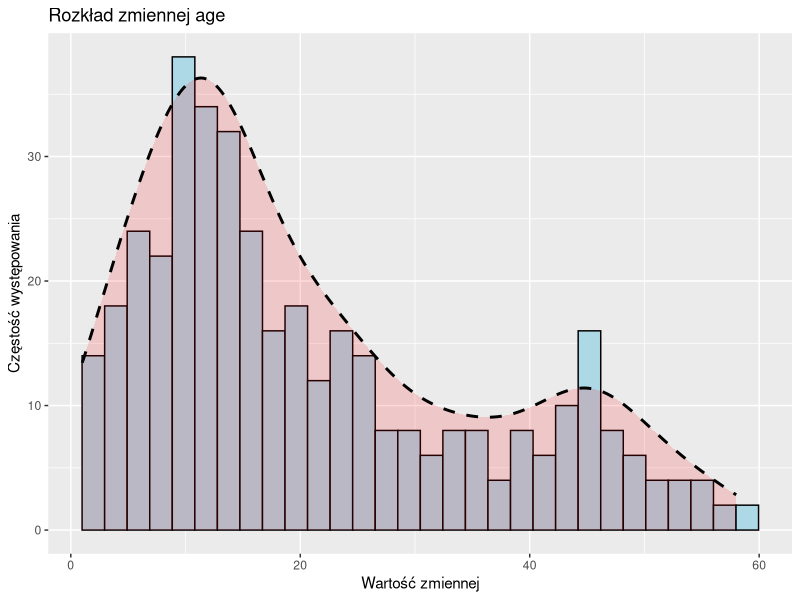
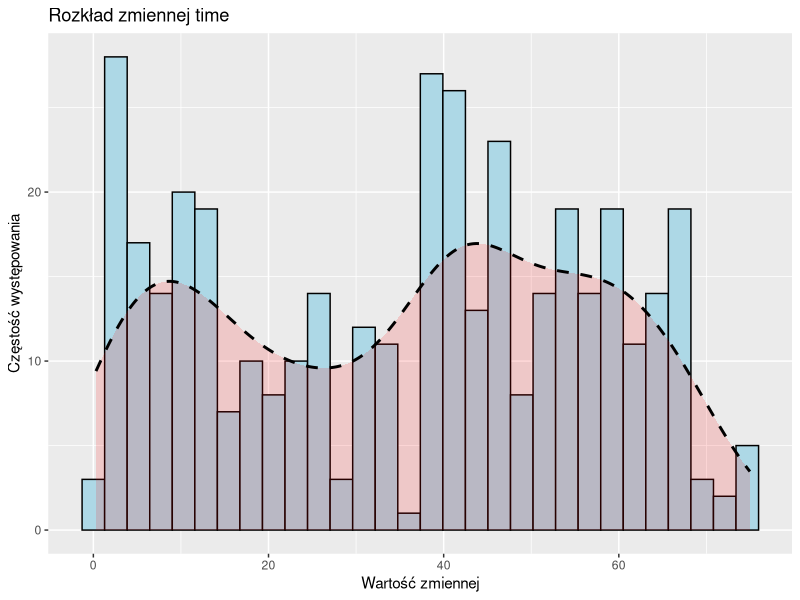
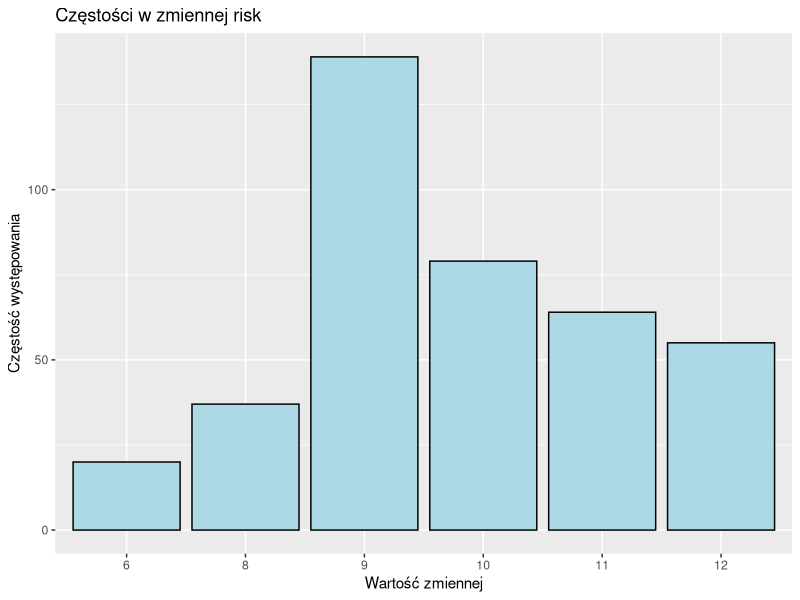
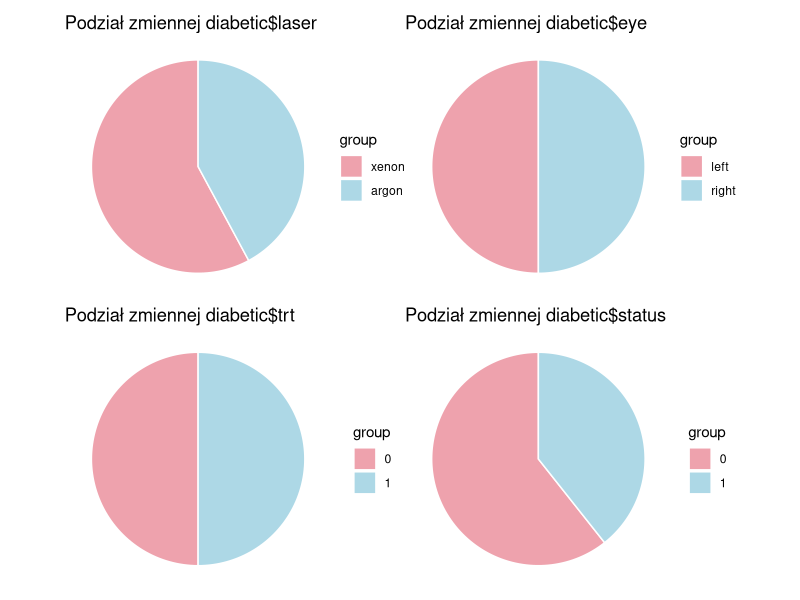
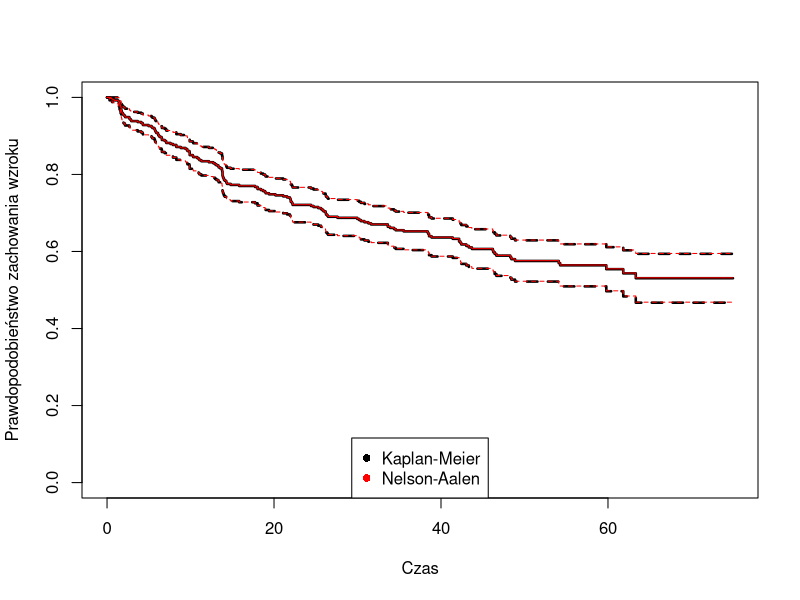
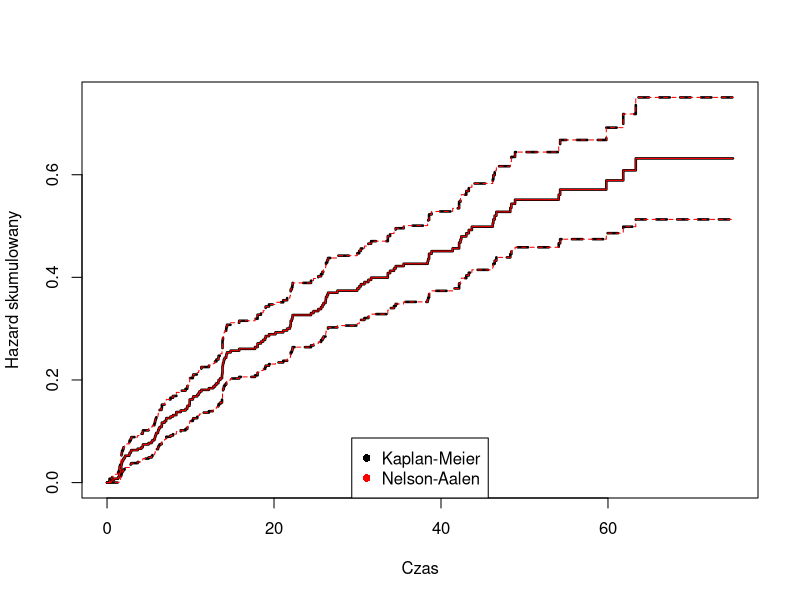
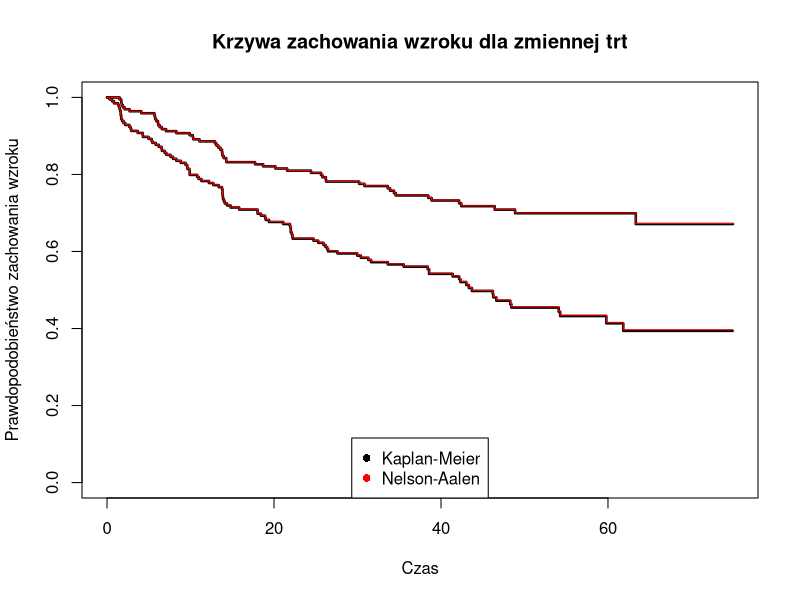
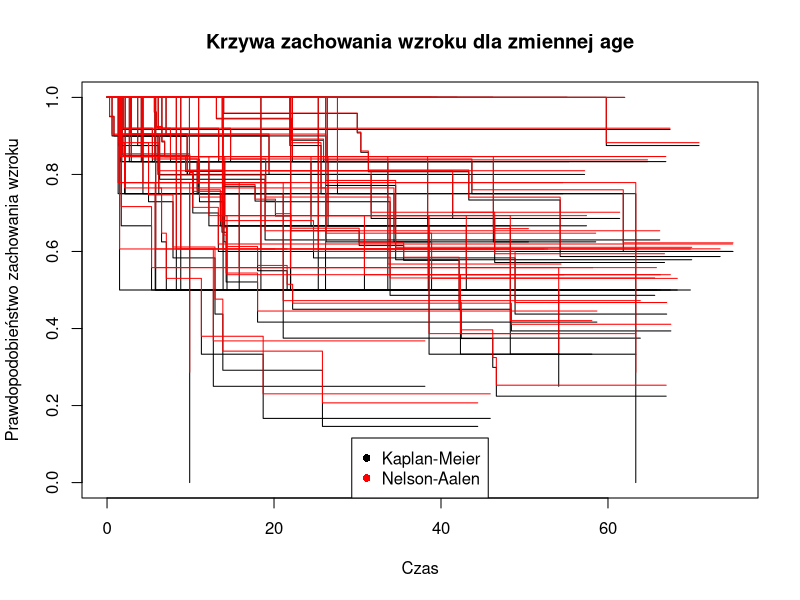

Write R code to recreate these figures, in order.
## ---- chunk 1
knitr::opts_chunk$set(echo = TRUE)
knitr::opts_chunk$set(warning = FALSE)
## ---- chunk 2
library(survival)
library(survMisc)
library(gtools)
library(ggplot2)
library(dplyr)
library(tidyr)
library(patchwork)
library(glue)
library(ggfortify)
## ---- chunk 3
diabetic <- survival::diabetic


summary(diabetic)
## ---- chunk 4

diabetic <- diabetic %>%
  mutate(trt = as.factor(as.character(trt)),
         risk = as.factor(risk),
         status = as.factor(status))

## ---- chunk 5
age <- diabetic %>% dplyr::select(c(age))
df_age <- data.frame(age)

ggplot(df_age, aes(x=age))+
    geom_histogram(colour = 1,
                   fill = "lightblue",
                   bins=30) +
  ggtitle("Rozkład zmiennej age")+
  ylab("Częstość występowania")+
  xlab("Wartość zmiennej")+
  geom_density(aes(y = ..density.. *1000),
               lwd = 1,
               linetype = 2,
               colour= 1,
               fill = 'red',
               alpha = 0.15)

time <- diabetic %>% dplyr::select(c(time))
df_time <- data.frame(time)

ggplot(df_time, aes(x=time))+
    geom_histogram(colour = 1,
                   fill = "lightblue",
                   bins=30) +
  ggtitle("Rozkład zmiennej time")+
  ylab("Częstość występowania")+
  xlab("Wartość zmiennej")+
  geom_density(aes(y = ..density.. *1000),
               lwd = 1,
               linetype = 2,
               colour= 1,
               fill = 'red',
               alpha = 0.15)

risk <- diabetic %>% dplyr::select(c(risk))
df_risk <- data.frame(risk)

ggplot(df_risk, aes(x=risk))+
    geom_bar(colour = 1,
                   fill = "lightblue") +
  ggtitle("Częstości w zmiennej risk")+
  ylab("Częstość występowania")+
  xlab("Wartość zmiennej")


generate_pie <- function(column){
  name <- deparse(substitute(column))
  df <- data.frame(column)
  agg <- df %>% count(df[,1]) %>% as.data.frame()
  colnames(agg)[1] <- 'group'
  p1 <- ggplot(agg, aes(x = "", y=n, fill=group)) +
    geom_bar(stat = 'identity', width = 1, color='white')+
    ggtitle(glue("Podział zmiennej {name}"))+
    coord_polar('y', start=0)+
    scale_fill_manual(values=c("lightpink2", 'lightblue'))+
    theme_void()
  
  return(p1)
}

p_1 <- generate_pie(diabetic$laser)
p_2 <- generate_pie(diabetic$eye)
p_3 <- generate_pie(diabetic$trt)
p_4<- generate_pie(diabetic$status)

p_1 + p_2 + p_3 + p_4


diabetic <- diabetic %>%
  mutate(status = as.numeric(status))
## ---- chunk 6
mod.1 <- survfit(Surv(time, status) ~ 1, conf.type="plain", data=diabetic)
mod.2 <- survfit(Surv(time, status) ~ 1, conf.type="plain", type="fleming-harrington", data=diabetic)

plot(mod.1, xlab="Czas", ylab="Prawdopodobieństwo zachowania wzroku", col = 'black', pch=16, lwd = 2.5)
lines(mod.2, col="red", pch=16)
legend(x = 'bottom', legend = c('Kaplan-Meier','Nelson-Aalen'), col = c('black','red'), pch=16)
## ---- chunk 7
plot(mod.1, fun="cumhaz", xlab="Czas", ylab="Hazard skumulowany", col = 'black', lwd = 2.5)
lines(mod.2, fun="cumhaz", col="red")
legend(x = 'bottom', legend = c('Kaplan-Meier','Nelson-Aalen'), col = c('black','red'), pch=16)

rm(mod.1)
rm(mod.2)
## ---- chunk 8
mod.km.trt <- survfit(Surv(time, status) ~ trt, conf.type="plain", data=diabetic)
mod.na.trt <- survfit(Surv(time, status) ~ trt, conf.type="plain", data=diabetic, type="fleming-harrington")



plot(mod.km.trt, xlab="Czas", ylab="Prawdopodobieństwo zachowania wzroku", col = 'black', lwd = 2.5, main="Krzywa zachowania wzroku dla zmiennej trt")
lines(mod.na.trt, col="red")
legend(x = 'bottom', legend = c('Kaplan-Meier','Nelson-Aalen'), col = c('black','red'), pch=16)

mod.km.age <- survfit(Surv(time, status) ~ age, conf.type="plain", data=diabetic)
mod.na.age <- survfit(Surv(time, status) ~ age, conf.type="plain", data=diabetic, type="fleming-harrington")

plot(mod.km.age, xlab="Czas", ylab="Prawdopodobieństwo zachowania wzroku", col = 'black', main="Krzywa zachowania wzroku dla zmiennej age")
lines(mod.na.age, col="red")
legend(x = 'bottom', legend = c('Kaplan-Meier','Nelson-Aalen'), col = c('black','red'), pch=16)

## ---- chunk 9
autoplot(mod.km.trt)
## ---- chunk 10
diabetic$ageCat <- quantcut(diabetic$age,q=4)

mod.km.ageCat <- survfit(Surv(time, status) ~ ageCat, conf.type="plain", data=diabetic)
mod.na.ageCat <- survfit(Surv(time, status) ~ ageCat, conf.type="plain", data=diabetic, type="fleming-harrington")

plot(mod.km.ageCat, xlab="Czas", ylab="Prawdopodobieństwo zachowania wzroku", col = 'black', lwd = 2.5, main="Krzywa zachowania wzroku dla zmiennej ageCat (po faktoryzacji)")
lines(mod.na.ageCat, col="red")
legend(x = 'bottom', legend = c('Kaplan-Meier','Nelson-Aalen'), col = c('black','red'), pch=16)
## ---- chunk 11
mod.km.laser <- survfit(Surv(time, status) ~ laser, conf.type="plain", data=diabetic)
mod.na.laser <- survfit(Surv(time, status) ~ laser, conf.type="plain", data=diabetic, type="fleming-harrington")

plot(mod.km.laser, xlab="Czas", ylab="Prawdopodobieństwo zachowania wzroku", col = 'black',lwd = 2.5, main="Krzywa zachowania wzroku dla zmiennej laser")
lines(mod.na.laser, col="red")
legend(x = 'bottom', legend = c('Kaplan-Meier','Nelson-Aalen'), col = c('black','red'), pch=16)
autoplot(mod.km.laser)

mod.km.eye <- survfit(Surv(time, status) ~ eye, conf.type="plain", data=diabetic)
mod.na.eye <- survfit(Surv(time, status) ~ eye, conf.type="plain", data=diabetic, type="fleming-harrington")

plot(mod.km.eye, xlab="Czas", ylab="Prawdopodobieństwo zachowania wzroku", col = 'black',lwd = 2.5, main="Krzywa zachowania wzroku dla zmiennej eye")
lines(mod.na.eye, col="red")
legend(x = 'bottom', legend = c('Kaplan-Meier','Nelson-Aalen'), col = c('black','red'), pch=16)
autoplot(mod.km.eye)

mod.km.risk <- survfit(Surv(time, status) ~ risk, conf.type="plain", data=diabetic)
mod.na.risk <- survfit(Surv(time, status) ~ risk, conf.type="plain", data=diabetic, type="fleming-harrington")

plot(mod.km.risk, xlab="Czas", ylab="Prawdopodobieństwo zachowania wzroku", col = 'black',lwd = 2.5, main="Krzywa zachowania wzroku dla zmiennej risk")
lines(mod.na.risk, col="red")
legend(x = 'bottom', legend = c('Kaplan-Meier','Nelson-Aalen'), col = c('black','red'), pch=16)

## ---- chunk 12
km_by_trt <- survfit(Surv(time, status) ~ trt, conf.type="plain", data=diabetic)
plot(km_by_trt, col=c("blue", "red"),xlab="Czas",ylab="Prawdopodobieństwo zachowania wzroku", main="Krzywa zachowania wzroku dla grup zmiennej trt")
legend(10,0.3,c("no treatment", "laser"),lty=1, col=c("blue", "red"),bty="n")

test=survdiff(Surv(time, status) ~ trt, data=diabetic, rho=1)
print("Wyniki testu Peto-Peto")
test

test=survdiff(Surv(time, status) ~ trt, data=diabetic, rho=0)
print("Wyniki testu log-rank")
test 

t = ten(km_by_trt)
comp(t,p=c(0,1,1,0.5,0.5),q=c(1,0,1,0.5,2))
a = attr(t, "lrt")

print("Wyniki pozostałych testów")
cbind(a$W, a$pNorm)
## ---- chunk 13
km_by_ageCat <- survfit(Surv(time, status) ~ ageCat, conf.type="plain", data=diabetic)
plot(km_by_ageCat, col=c("blue", "red", "green", "black"),xlab="Czas",ylab="Prawdopodobieństwo zachowania wzroku", main="Krzywa zachowania wzroku dla grup zmiennej ageCat")
legend(10,0.3,c("[1,10]", "(10,16]", "(16,30]", "(30,58]"),lty=1, col=c("blue", "red", "green", "black"),bty="n")

test=survdiff(Surv(time, status) ~ ageCat, data=diabetic, rho=1)
print("Wyniki testu Peto-Peto")
test 

test=survdiff(Surv(time, status) ~ ageCat, data=diabetic, rho=0)
print("Wyniki testu log-rank")
test 

t = ten(km_by_ageCat)
comp(t,p=c(0,1,1,0.5,0.5),q=c(1,0,1,0.5,2))
a=attr(t, 'tft')

print("Wyniki pozostałych testów")
cbind(a$tft$W, a$tft$pNorm)

## ---- chunk 14

km_by_eye <- survfit(Surv(time, status) ~ eye, conf.type="plain", data=diabetic)
plot(km_by_eye, col=c("blue", "red"),xlab="Czas",ylab="Prawdopodobieństwo zachowania wzroku", main="Krzywa zachowania wzroku dla grup zmiennej eye")
legend(10,0.3,c("left", "right"),lty=1, col=c("blue", "red"),bty="n")


test=survdiff(Surv(time, status) ~ eye, data=diabetic, rho=1)
print("Wyniki testu Peto-Peto")
test

test=survdiff(Surv(time, status) ~ eye, data=diabetic, rho=0)
print("Wyniki testu log-rank")
test  

t = ten(km_by_eye)
comp(t,p=c(0,1,1,0.5,0.5),q=c(1,0,1,0.5,2))
a = attr(t, "sup")

print("Wyniki pozostałych testów")
cbind(a$W, a$pSupBr)

## ---- chunk 15
km_by_laser <- survfit(Surv(time, status) ~ laser, conf.type="plain", data=diabetic)
plot(km_by_laser, col=c("blue", "red"),xlab="Czas",ylab="Prawdopodobieństwo zachowania wzroku", main="Krzywa zachowania wzroku dla grup zmiennej laser")
legend(10,0.3,c("xenon", "argon"),lty=1, col=c("blue", "red"),bty="n")

test=survdiff(Surv(time, status) ~ laser, data=diabetic, rho=1)
print("Wyniki testu Peto-Peto")
test

test=survdiff(Surv(time, status) ~ laser, data=diabetic, rho=0)
print("Wyniki testu log-rank")
test  

t = ten(km_by_laser)
comp(t,p=c(0,1,1,0.5,0.5),q=c(1,0,1,0.5,2))
a = attr(t, "sup")

print("Wyniki pozostałych testów")
cbind(a$W, a$pSupBr)
## ---- chunk 16
km_by_risk <- survfit(Surv(time, status) ~ risk, conf.type="plain", data=diabetic)
plot(km_by_risk, col=c("blue", "red", "green"
, "purple","grey", 'black'),xlab="Czas",ylab="Prawdopodobieństwo zachowania wzroku", main="Krzywa zachowania wzroku dla grup zmiennej risk")
legend(x='bottom',0.3,c("6", "8", "9", "10", "11", "12"),lty=1, col=c("blue", "red", "green"
, "purple","grey", 'black'),bty="n")

test=survdiff(Surv(time, status) ~ risk, data=diabetic, rho=1)
print("Wyniki testu Peto-Peto")
test

test=survdiff(Surv(time, status) ~ risk, data=diabetic, rho=0)
print("Wyniki testu log-rank")
test  

t = ten(km_by_risk)
comp(t,p=c(0,1,1,0.5,0.5),q=c(1,0,1,0.5,2))
a = attr(t, "tft")

print("Wyniki pozostałych testów")
cbind(a$tft$W, a$tft$pNorm)
## ---- chunk 17
diabetic$age_fct <- factor((diabetic$age>median(diabetic$age))*1)

km_by_age_fct <- survfit(Surv(time, status) ~ age_fct, conf.type="plain", data=diabetic)
plot(km_by_age_fct, col=c("blue", "red"),xlab="Czas",ylab="Prawdopodobieństwo zachowania wzroku", main="Krzywa zachowania wzroku dla grup zmiennej age_fct")
legend(10,0.3,c("<= median", "> median"),lty=1, col=c("blue", "red"),bty="n")

test=survdiff(Surv(time, status) ~ age_fct, data=diabetic, rho=1)
print("Wyniki testu Peto-Peto")
test

test=survdiff(Surv(time, status) ~ age_fct, data=diabetic, rho=0)
print("Wyniki testu log-rank")
test  

t = ten(km_by_age_fct)
comp(t,p=c(0,1,1,0.5,0.5),q=c(1,0,1,0.5,2))
a = attr(t, "sup")

print("Wyniki pozostałych testów")
cbind(a$W, a$pSupBr)
## ---- chunk 18
diabetic$risk_fct <- factor((as.numeric(diabetic$risk)>=4)*1)

km_by_risk_fct <- survfit(Surv(time, status) ~ risk_fct, conf.type="plain", data=diabetic)
plot(km_by_risk_fct, col=c("blue", "red"),xlab="Czas",ylab="Prawdopodobieństwo zachowania wzroku", main="Krzywa zachowania wzroku dla grup zmiennej risk_fct")
legend(10,0.3,c("< 10", "> 10"),lty=1, col=c("blue", "red"),bty="n")

test=survdiff(Surv(time, status) ~ risk_fct, data=diabetic, rho=1)
print("Wyniki testu Peto-Peto")
test

test=survdiff(Surv(time, status) ~ risk_fct, data=diabetic, rho=0)
print("Wyniki testu log-rank")
test  

t = ten(km_by_risk_fct)
comp(t,p=c(0,1,1,0.5,0.5),q=c(1,0,1,0.5,2))
a = attr(t, "lrt")

print("Wyniki pozostałych testów")
cbind(a$W, a$pNorm)
## ---- chunk 19
Cox=coxph(Surv(time, status)~laser+age_fct+eye+trt+risk_fct, data=diabetic)
summary(Cox)
library(MASS)
stepAIC(Cox,direction="backward")
## ---- chunk 20
Cox=coxph(Surv(time, status) ~ risk_fct + trt, data=diabetic)
summary(Cox)
## ---- chunk 21
Prop=cox.zph(Cox,transform="identity")
print(Prop)
plot(Prop, main = "Identity transform")

Prop=cox.zph(Cox,transform="rank")
print(Prop)
plot(Prop, main = "Rank transform")

Prop=cox.zph(Cox,transform="km")
print(Prop)
plot(Prop, main = "KM transform")

reszty=resid(Cox, type="scaledsch")
Time=as.numeric(rownames(reszty))
zmienne=c('trt','risk')
for (i in 1:2) 
{plot(log(Time), reszty[,i], xlab="ln(Czas)",main=zmienne[i],
      ylab="Skalowane reszty Schoenfelda",pch=20, cex=0.7)
  lines( smooth.spline(log(Time), reszty[,i] ), lwd=3 )
}
## ---- chunk 22
deviance <- residuals(Cox,type="deviance")
lin.pred <- Cox$linear.predictors
plot(lin.pred, deviance, xlab="Liniowy predyktor", ylab="Reszty odchyleń", cex=0.5, pch=20)
abline(h=3,lty=3)
diabetic$deviance <- deviance
to.del.1 <- which(diabetic$deviance>3)
## ---- chunk 23
df.beta <- residuals(Cox,type="dfbeta")
n <- dim(df.beta)[1]
obs.nr <- c(1:n)
for (j in 1:2) {
  plot(obs.nr, df.beta[,j], xlab="Numer jednostki", ylab="Przyrost oceny parametru", main=zmienne[j])
}
to.del.2 <- which(abs(df.beta[,1]) > (0.01))
to.del.3 <- which(abs(df.beta[,2])>(0.01))
## ---- chunk 24
c <- sort(unique(c(to.del.1, to.del.2, to.del.3)))
diabetic.red <- diabetic[-c,] 
Cox2 <- coxph(Surv(time, status) ~ trt + risk_fct, data=diabetic.red)
summary(Cox2)
## ---- chunk 25
Prop=cox.zph(Cox2,transform="identity")
print(Prop)
plot(Prop, main = "Identity transform")

Prop=cox.zph(Cox2,transform="rank")
print(Prop)
plot(Prop, main = "Rank transform")

Prop=cox.zph(Cox2,transform="km")
print(Prop)
plot(Prop, main = "KM transform")
